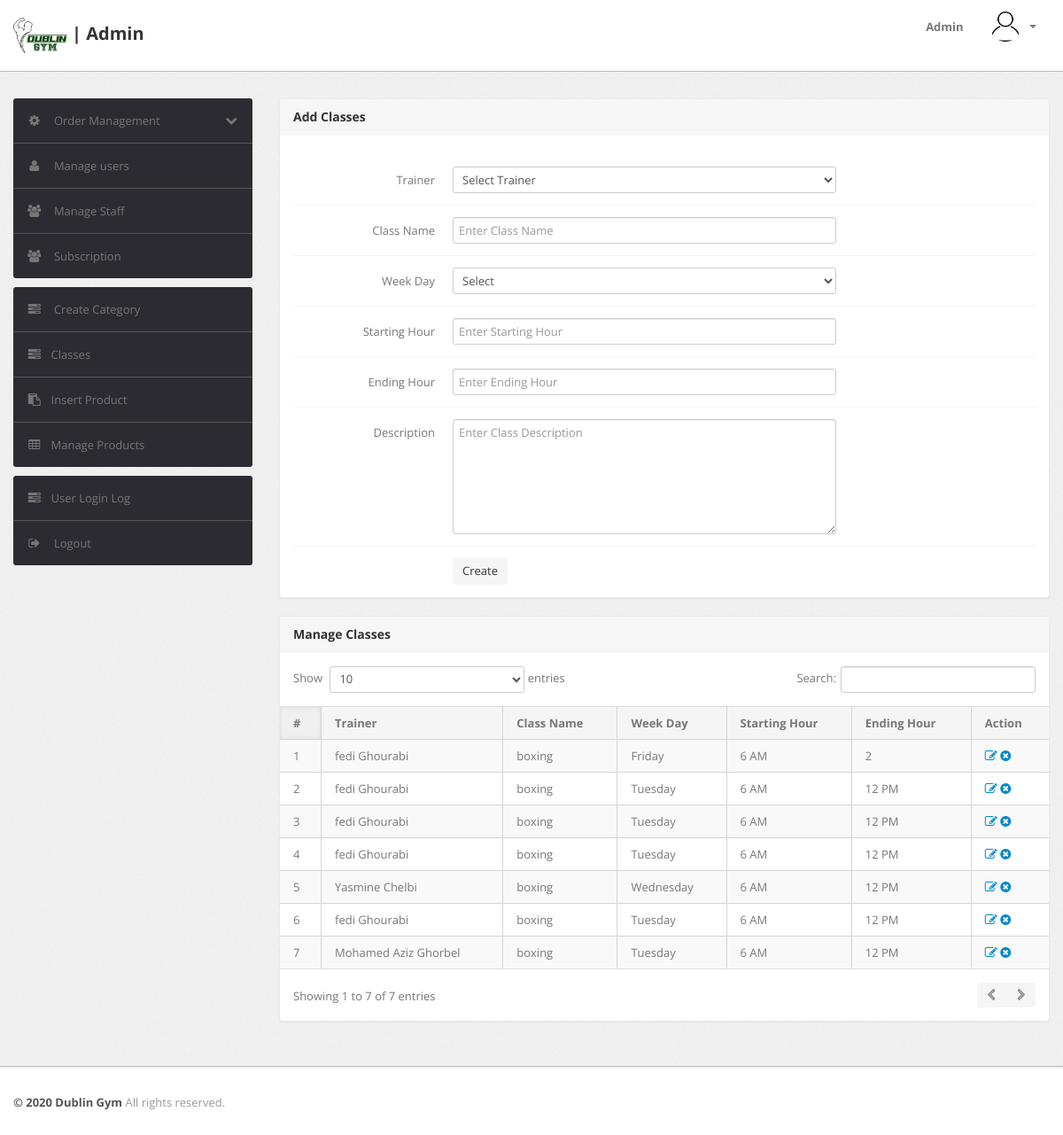
The app's page /admin/classes.php (signed in) with its own data.
### tables this page shows
CREATE TABLE `classes` (
  `id` int(11) NOT NULL,
  `personnel` varchar(255) NOT NULL,
  `nomcour` varchar(255) NOT NULL,
  `jour` varchar(255) NOT NULL,
  `start` varchar(6) NOT NULL,
  `end` varchar(6) NOT NULL,
  `description` longtext NOT NULL
);

### admin/classes.php (the view, shortened to what this page needs)
<?php
include('include/config.php');
?>
<!DOCTYPE html>
<html lang="en">
<head>
	<link type="text/css" href="bootstrap/css/bootstrap.min.css" rel="stylesheet">
	<link type="text/css" href="bootstrap/css/bootstrap-responsive.min.css" rel="stylesheet">
	<link type="text/css" href="css/theme.css" rel="stylesheet">
	<link type="text/css" href="images/icons/css/font-awesome.css" rel="stylesheet">
</head>
<body>
<?php include('include/header.php');?>
	<div class="wrapper">
		<div class="container">
			<div class="row">
<?php include('include/sidebar.php');?>
			<div class="span9">
					<div class="content">
						<div class="module">
							<div class="module-head">
								<h3>Add Classes</h3>
							</div>
							<div class="module-body">
									<br />
                                <form class="form-horizontal row-fluid" name="insertproduct" method="post" enctype="multipart/form-data">
<div class="control-group">
<label class="control-label" for="basicinput">Trainer</label>
<div class="controls">
<select name="personnel" class="span8 tip"  required>
<option value="">Select Trainer</option>
</select>
</div>
</div>
<div class="control-group">
<label class="control-label" for="basicinput">Class Name</label>
<div class="controls">
<input type="text"    name="nomcour"  placeholder="Enter Class Name" class="span8 tip" required>
</div>
</div>
<div class="control-group">
<label class="control-label" for="basicinput">Week Day</label>
<div class="controls">
<select   name="jour"  id="jour" class="span8 tip" required>
<option value="">Select</option>
</select>
</div>
</div>
<div class="control-group">
<label class="control-label" for="basicinput">Starting Hour</label>
<div class="controls">
<input type="text" name="start"  placeholder="Enter Starting Hour" class="span8 tip" >
</div>
</div>
<div class="control-group">
<label class="control-label" for="basicinput">Ending Hour</label>
<div class="controls">
<input type="text"    name="end"  placeholder="Enter Ending Hour" class="span8 tip" required>
</div>
</div>
<div class="control-group">
<label class="control-label" for="basicinput">Description</label>
<div class="controls">
<textarea  name="description"  placeholder="Enter Class Description" rows="6" class="span8 tip">
</textarea>
</div>
</div>
                                    <div class="control-group">
											<div class="controls">
												<button type="submit" name="classsubmit" class="btn">Create</button>
											</div>
										</div>
                                </form>
							</div>
						</div>
	<div class="module">
							<div class="module-head">
								<h3>Manage Classes</h3>
							</div>
							<div class="module-body table">
								<table cellpadding="0" cellspacing="0" border="0" class="datatable-1 table table-bordered table-striped	 display" width="100%">
									<thead>
										<tr>
											<th>#</th>
											<th>Trainer</th>
											<th>Class Name</th>
											<th>Week Day</th>
											<th>Starting Hour</th>
											<th>Ending Hour</th>
                                            <th>Action</th>
										</tr>
									</thead>
									<tbody>
<?php $query=mysqli_query($con,"select * from classes");
$cnt=1;
while($row=mysqli_fetch_array($query))
{
?>
										<tr>
											<td><?php echo htmlentities($cnt);?></td>
											<td><?php echo htmlentities($row['personnel']);?></td>
											<td><?php echo htmlentities($row['nomcour']);?></td>
											<td> <?php echo htmlentities($row['jour']);?></td>
											<td><?php echo htmlentities($row['start']);?></td>
											<td><?php echo htmlentities($row['end']);?></td>
											<td>
											<a href="edit-classes.php?id=<?php echo $row['id']?>" ><i class="icon-edit"></i></a>
											<a href="classes.php?id=<?php echo $row['id']?>&del=delete" onClick="return confirm('Are you sure you want to delete?')"><i class="icon-remove-sign"></i></a></td>
										</tr>
										<?php $cnt=$cnt+1; } ?>
								</table>
							</div>
						</div>
					</div>
				</div>
			</div>
		</div>
	</div>
<?php include('include/footer.php');?>
</body>

### admin/include/header.php (shortened to what this page needs)
<div class="navbar navbar-fixed-top">
		<div class="navbar-inner">
			<div class="container">
			  	<a class="brand" href="change-password.php">
			  		 <img src="images/logo.png" style="height:40px; top:20%;"/> | Admin
			  	</a>
				<div class="nav-collapse collapse navbar-inverse-collapse">
					<ul class="nav pull-right">
						<li><a href="#">
							Admin
						</a></li>
						<li class="nav-user dropdown">
							<a href="#" class="dropdown-toggle" data-toggle="dropdown">
								<img src="images/user.png" class="nav-avatar" />
								<b class="caret"></b>
							</a>
						</li>
					</ul>
				</div>
			</div>
		</div>
	</div>

### admin/include/sidebar.php (shortened to what this page needs)
<div class="span3">
					<div class="sidebar">
<ul class="widget widget-menu unstyled">
							<li>
								<a class="collapsed" data-toggle="collapse" href="#togglePages">
									<i class="menu-icon icon-cog"></i>
									<i class="icon-chevron-down pull-right"></i><i class="icon-chevron-up pull-right"></i>
									Order Management
								</a>
							</li>
							<li>
								<a href="manage-users.php">
									<i class="menu-icon icon-user"></i>
									Manage users
								</a>
							</li>
                            <li>
                                <a href="staff-manage.php">
                                    <i class="menu-icon icon-group"></i>
									Manage Staff
                                </a>
                            </li>
	 <li>
                                <a href="subs_manager.php">
                                    <i class="menu-icon icon-group"></i>
									Subscription
                                </a>
                            </li>
						</ul>
						<ul class="widget widget-menu unstyled">
                                <li><a href="category.php"><i class="menu-icon icon-tasks"></i> Create Category </a></li>
                                <li><a href="classes.php"><i class="menu-icon icon-tasks"></i>Classes</a></li>
                                <li><a href="insert-product.php"><i class="menu-icon icon-paste"></i>Insert Product </a></li>
                                <li><a href="manage-products.php"><i class="menu-icon icon-table"></i>Manage Products </a></li>
                            </ul>
						<ul class="widget widget-menu unstyled">
							<li><a href="user-logs.php"><i class="menu-icon icon-tasks"></i>User Login Log </a></li>
							<li>
								<a href="logout.php">
									<i class="menu-icon icon-signout"></i>
									Logout
								</a>
							</li>
						</ul>
					</div>
				</div>

### admin/include/footer.php
<div class="footer">
	<div class="container">
		<b class="copyright">&copy; 2020 Dublin Gym </b> All rights reserved.
	</div>
</div>

### records on screen
classes: personnel "fedi Ghourabi", nomcour "boxing", jour "Friday", start "6 AM", end "2"
classes: personnel "fedi Ghourabi", nomcour "boxing", jour "Tuesday", start "6 AM", end "12 PM"
classes: personnel "fedi Ghourabi", nomcour "boxing", jour "Tuesday", start "6 AM", end "12 PM"
classes: personnel "fedi Ghourabi", nomcour "boxing", jour "Tuesday", start "6 AM", end "12 PM"
classes: personnel "Yasmine Chelbi", nomcour "boxing", jour "Wednesday", start "6 AM", end "12 PM"
classes: personnel "fedi Ghourabi", nomcour "boxing", jour "Tuesday", start "6 AM", end "12 PM"
classes: personnel "Mohamed Aziz Ghorbel", nomcour "boxing", jour "Tuesday", start "6 AM", end "12 PM"
